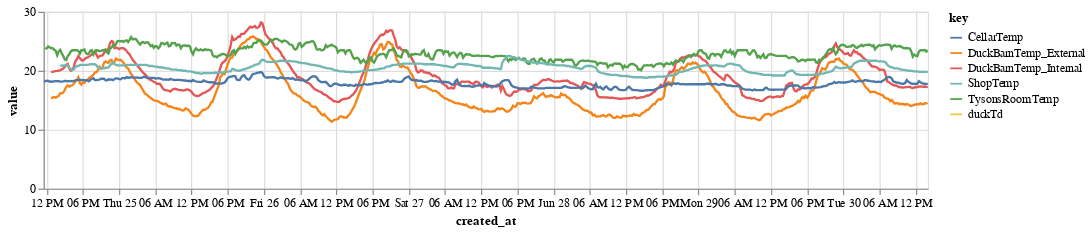

The code cell stored with this chart in its notebook:
### Code cell
selector = alt.selection_single(
    fields=['key'], 
    empty='all',
    bind='legend'
)

area1 = alt.Chart(dfsub.reset_index()).transform_fold(
    ['DuckBarnTemp_Internal','DuckBarnTemp_External','TysonsRoomTemp','duckTd','ShopTemp','CellarTemp']
).mark_line(clip=True
).encode(
    alt.X('created_at:T'),
    alt.Y('value:Q'),
    alt.Color('key:N'),
    opacity=alt.condition(selector, alt.value(1), alt.value(0))
).add_selection(
    selector
).properties(
    width=750,
    height=150
).interactive()

area1

### Figure 1 — Vega-Lite specification as saved in the notebook (floating-point values rounded to 4 significant figures; data arrays with more than 128 entries replaced by an {"elided": "..."} marker saying what was removed)
{"config": {"view": {"continuousWidth": 400, "continuousHeight": 300}}, "data": {"name": "data-1dd9532247e415264b465329067c982b"}, "mark": {"type": "line", "clip": true}, "encoding": {"color": {"type": "nominal", "field": "key"}, "opacity": {"condition": {"value": 1, "selection": "selector007"}, "value": 0}, "x": {"type": "temporal", "field": "created_at"}, "y": {"type": "quantitative", "field": "value"}}, "height": 150, "selection": {"selector007": {"type": "single", "fields": ["key"], "empty": "all", "bind": "legend"}, "selector008": {"type": "interval", "bind": "scales", "encodings": ["x", "y"]}}, "transform": [{"fold": ["DuckBarnTemp_Internal", "DuckBarnTemp_External", "TysonsRoomTemp", "duckTd", "ShopTemp", "CellarTemp"]}], "width": 750, "$schema": "https://vega.github.io/schema/vega-lite/v4.8.1.json", "datasets": {"data-1dd9532247e415264b465329067c982b": {"elided": "587 records"}}}
